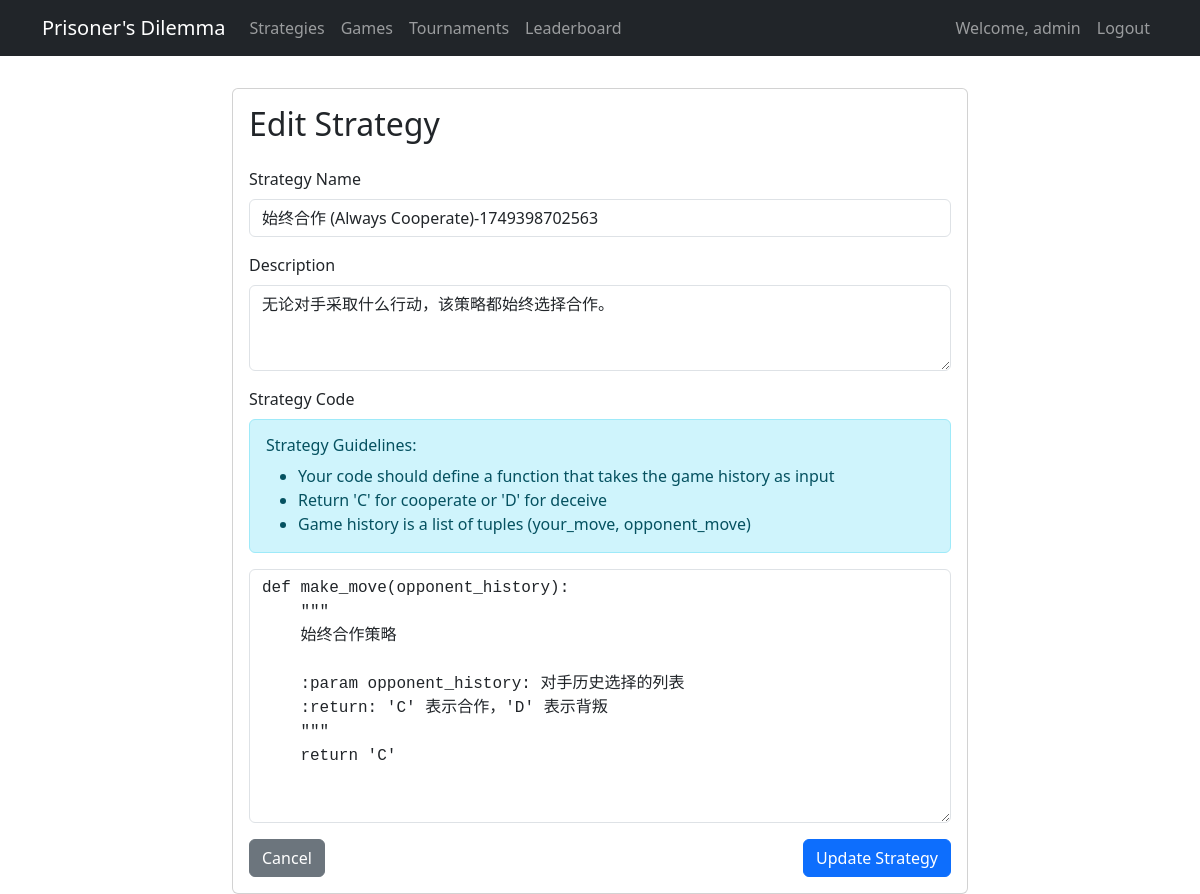
Screenshot of /strategies/100/edit/ (signed in) with the database file from the repository.
### dilemma_game/models.py (models this page shows, shortened)
class Strategy(models.Model):
    name = models.CharField(max_length=100)
    description = models.TextField()
    code = models.TextField()
    created_by = models.ForeignKey(User, on_delete=models.CASCADE)
    created_at = models.DateTimeField(auto_now_add=True)
    updated_at = models.DateTimeField(auto_now=True)
    is_preset = models.BooleanField(default=False)
    preset_id = models.CharField(max_length=50, blank=True, null=True)

### dilemma_game/views.py (the view, shortened to what this page needs)
# urls.py: path('strategies/<int:pk>/edit/', StrategyUpdateView.as_view(), name='strategy_edit'),
class StrategyUpdateView(LoginRequiredMixin, UpdateView):
    model = Strategy
    template_name = 'dilemma_game/strategy_form.html'
    fields = ['name', 'description', 'code']
    success_url = reverse_lazy('strategy_list')
    def get_queryset(self):
        return Strategy.objects.filter(created_by=self.request.user)

### dilemma_game/templates/dilemma_game/strategy_form.html (shortened to what this page needs)
{% extends 'dilemma_game/base.html' %}
{% block content %}
<div class="row">
    <div class="col-md-8 offset-md-2">
        <div class="card">
            <div class="card-body">
                <h2 class="card-title mb-4">
                    {% if strategy %}Edit Strategy{% else %}Create New Strategy{% endif %}
                </h2>
                <form method="post">
                    <div class="mb-3">
                        <label for="name" class="form-label">Strategy Name</label>
                        <input type="text" class="form-control" id="name" name="name"
                            value="{{ strategy.name|default:'' }}" required>
                    </div>
                    <div class="mb-3">
                        <label for="description" class="form-label">Description</label>
                        <textarea class="form-control" id="description" name="description" rows="3"
                            required>{{ strategy.description|default:'' }}</textarea>
                    </div>
                    <div class="mb-3">
                        <label for="code" class="form-label">Strategy Code</label>
                        <div class="alert alert-info">
                            <h6>Strategy Guidelines:</h6>
                            <ul class="mb-0">
                                <li>Your code should define a function that takes the game history as input</li>
                                <li>Return 'C' for cooperate or 'D' for deceive</li>
                                <li>Game history is a list of tuples (your_move, opponent_move)</li>
                            </ul>
                        </div>
                        <textarea class="form-control font-monospace" id="code" name="code" rows="10"
                            required>{{ strategy.code|default:"def make_move(history):\n    # Your strategy code here\n    return 'C'  # or 'D'" }}</textarea>
                    </div>
                    <div class="d-flex justify-content-between">
                        <a href="{% url 'strategy_list' %}" class="btn btn-secondary">Cancel</a>
                        <button type="submit" class="btn btn-primary">
                            {% if strategy %}Update Strategy{% else %}Create Strategy{% endif %}
                        </button>
                    </div>
                </form>
            </div>
        </div>
    </div>
</div>
{% endblock %}

### dilemma_game/templates/dilemma_game/base.html (shortened to what this page needs)
<!DOCTYPE html>
<html lang="en">
<head>
    <link href="https://cdn.jsdelivr.net/npm/bootstrap@5.3.0/dist/css/bootstrap.min.css" rel="stylesheet">
    <link rel="stylesheet" href="https://cdn.jsdelivr.net/npm/bootstrap-icons@1.10.0/font/bootstrap-icons.css">
</head>
<body>
    <nav class="navbar navbar-expand-lg navbar-dark bg-dark">
        <div class="container">
            <a class="navbar-brand" href="{% url 'home' %}">Prisoner's Dilemma</a>
            <div class="collapse navbar-collapse" id="navbarNav">
                <ul class="navbar-nav">
                    <li class="nav-item">
                        <a class="nav-link" href="{% url 'strategy_list' %}">Strategies</a>
                    </li>
                    <li class="nav-item">
                        <a class="nav-link" href="{% url 'game_list' %}">Games</a>
                    </li>
                    <li class="nav-item">
                        <a class="nav-link" href="{% url 'tournament_list' %}">Tournaments</a>
                    </li>
                    <li class="nav-item">
                        <a class="nav-link" href="{% url 'leaderboard' %}">Leaderboard</a>
                    </li>
                </ul>
                <ul class="navbar-nav ms-auto">
                    {% if user.is_authenticated %}
                    <li class="nav-item">
                        <span class="nav-link">Welcome, {{ user.username }}</span>
                    </li>
                    <li class="nav-item">
                        <a class="nav-link" href="{% url 'logout' %}">Logout</a>
                    </li>
                    {% else %}
                    <li class="nav-item">
                        <a class="nav-link" href="{% url 'login' %}">Login</a>
                    </li>
                    {% endif %}
                </ul>
            </div>
        </div>
    </nav>
    <div class="container">
        {% block content %}
        {% endblock %}
    </div>
</body>
</html>

### dilemma_game/templates/dilemma_game/base.html (style rules this page uses)
.navbar { margin-bottom: 2rem; }

### rows the page displays
Strategy: name "始终合作 (Always Cooperate)-1749398702563", description "无论对手采取什么行动，该策略都始终选择合作。", code "def make_move(opponent_history): \"\"\" 始终合作策略 :param opponent_history: 对手历史选择的列表 :return: 'C' 表示合作，'D' 表示背叛 \"\"\" return 'C'"

### other values shown
{{ user.username }} "admin"
